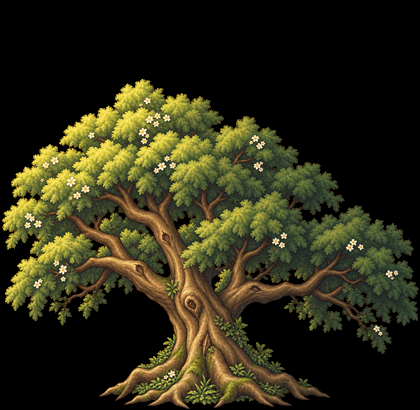
#> input picture art/source/ba-dan-restyle/fine/large-village-tree.png, 420 x 410 px
$ python -i select.py   (imports and definitions only)
#> lines starting #> are read from the running program, lines starting #| are printed output that depends on the picture; after the words box and inside, x2 and y2 are one past the last pixel; in counts of white or black regions, pixels touching at a corner belong together; pictures that were not available may be replaced by others from this repository, and a replacement may not be noted
"""Forest road G1, step 4: the shipped sources, at world px, from the chosen jobs.

- Ground: WORK/pieces/<n>.png (cut.py), each with its pre-G1 piece's exact alpha and resolution, so every footprint
  test of the old plates still holds. (Clearing what an opaque upper piece hides saved only 40 KB; not worth a new footprint.)
- Uprights and props: the chosen Pro Flash job (`SELECTION`, output 0), cut back from its edit canvas to the rectangle
  the piece is drawn at (bottom-centred, as uprights.py placed it), alpha made binary at 128, and the silhouette's dark
  edge pixels taken CONTOUR of the way to #1b1410 (ADR 0085's contour). Props keep their own trimmed size.

- `pine-b` came out teal beside the warm `pine` and read as another species in the wall, so its chroma is moved
  PINE_B_TOWARD of the way to `pine`'s mean chroma (YCbCr, opaque pixels; luma untouched).
- Delivery scale: the uprights ship as they are, 1 px per world px (ADR 0088: crisp at every integer zoom). Until
  then each was also scaled to 1.5 px per world px (pieces/uprights-1.5x, EPX x2 then a 0.75 Lanczos), which the
  integer-zoom camera smoothed at N = 2; that folder is gone.

Writes art/source/forest-road-g1/pieces/{ground,uprights,props}/<name>.png, the inputs of
scripts/art/forest-g1-pack.ts.
"""
import json, os, sys
sys.path.insert(0, os.path.dirname(__file__))
import numpy as np
from PIL import Image
from uprights import PIECES, source
from pl import JOBS
from compose import SCENE  # noqa: E402
X0, Y0 = -320, -160  # forest compose.py's frame

WORK = os.environ.get('FOREST_G1_WORK', '.review/forest-g1')
OUT = 'art/source/forest-road-g1/pieces'
INK = np.array([27, 20, 16], np.float32)
CONTOUR = 0.8
PINE_B_TOWARD = 0.5

# piece -> job tag (output 0). Seed picks are recorded in the README with why.
# [1 line not run here, left out]


# [32 lines left out: functions ground, contour, not called in this run]


def toward_pine(img):
    ref = np.asarray(Image.open(f'{OUT}/uprights/pine.png').convert('YCbCr'), np.float32)
    ref_a = np.asarray(Image.open(f'{OUT}/uprights/pine.png').getchannel('A')) > 0
    a = np.asarray(img.convert('YCbCr'), np.float32)
    on = np.asarray(img.getchannel('A')) > 0
    for c in (1, 2):
        a[..., c][on] += (ref[..., c][ref_a].mean() - a[..., c][on].mean()) * PINE_B_TOWARD
    out = Image.fromarray(np.clip(a + 0.5, 0, 255).astype(np.uint8), 'YCbCr').convert('RGBA')
    out.putalpha(img.getchannel('A'))
    return out


# [17 lines left out: function upright, not called in this run]


# [5 lines not run here, left out]

>>> import cv2
>>> picture = cv2.imread('../../ba-dan-restyle/fine/large-village-tree.png', cv2.IMREAD_GRAYSCALE)
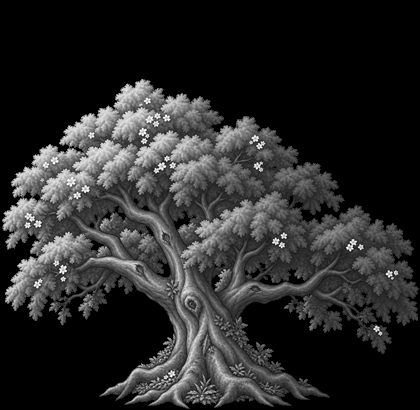
#> picture: shape (410, 420); min 0, max 254, mean 42
>>> result = toward_pine(picture)
#> in toward_pine, `ref = np.asarray(Image.open(f'{OUT}/uprights/pine.png').convert('YCbCr..`:
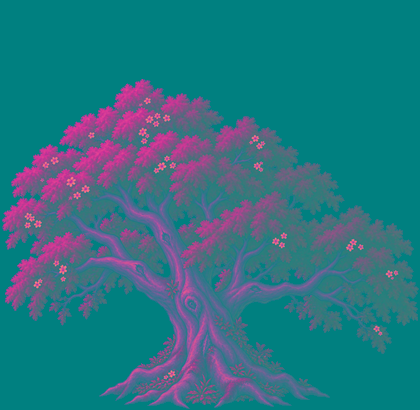
#> ref: shape (410, 420, 3) float32; mean R, G, B 42, 116.7, 130.7
#> in toward_pine, `ref_a = np.asarray(Image.open(f'{OUT}/uprights/pine.png').getchannel('..`:
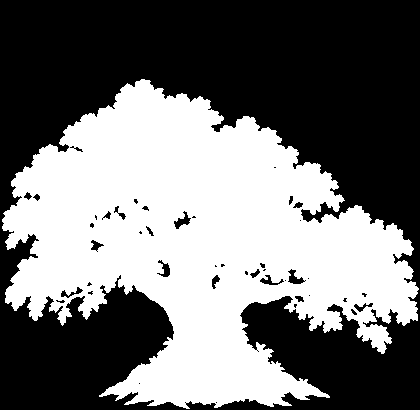
#> ref_a: shape (410, 420) bool; 45% white; 1 white region, box (x1, y1, x2, y2) and area: (2, 79, 419, 409) 77461
#> (the run stopped early here; a loop or call above may not have finished)
